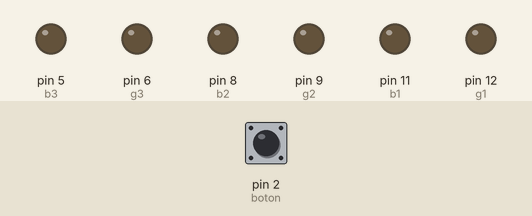
A sketch run on a simulated Arduino Uno, built with avr-gcc and run on an emulated ATmega328P. Shown: output pins drawn as LEDs (lit = HIGH). The inputs (shaded band) are chosen by the test bench; at power-on: pin 2 (boton) HIGH. Pins used as bus, display or sensor lines are not drawn.

Above: at 1.2 s.
1.3 s: pin 2 (boton) pulled LOW for 0.15 s
At 1.7 s:
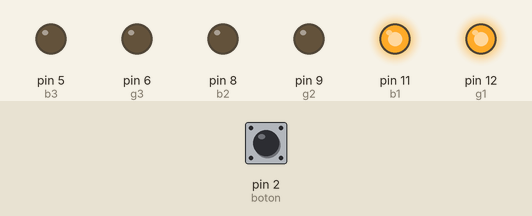
2.9 s: pin 2 (boton) pulled LOW for 1 s
At 4.1 s:
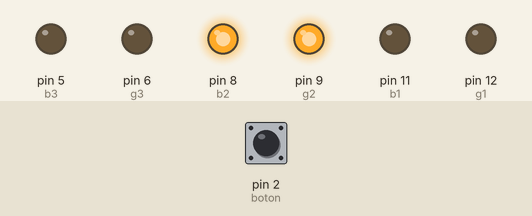
5.4 s: pin 2 (boton) pulled LOW for 0.15 s
At 6.0 s:
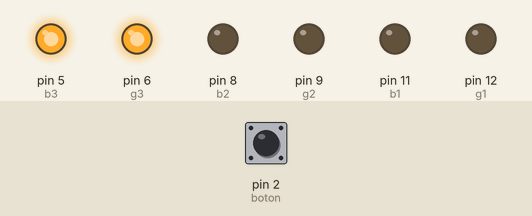
7.0 s: pin 2 (boton) pulled LOW for 3.2 s
At 8.4 s:
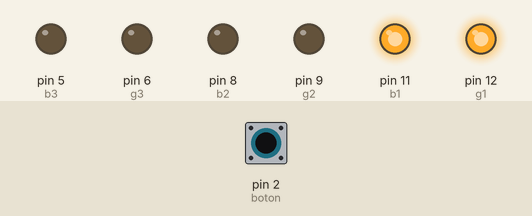
Timing chart, 0 to 10.0 s (numbered marks = the images above; inputs shaded):
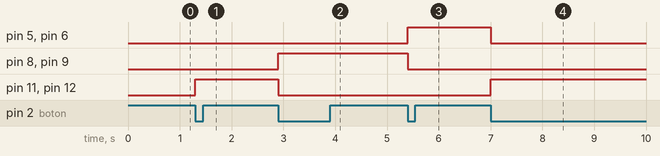

The sketch:

code.ino
```cpp
const int r1 = 13, g1 = 12, b1 = 11;
const int r2 = 10, g2 = 9,  b2 = 8;
const int r3 = 7,  g3 = 6,  b3 = 5;
const int boton = 2;

int ledActual = 0;
int estadoAnterior = HIGH;

void apagar() {
    digitalWrite(r1, LOW); digitalWrite(g1, LOW); digitalWrite(b1, LOW);
    digitalWrite(r2, LOW); digitalWrite(g2, LOW); digitalWrite(b2, LOW);
    digitalWrite(r3, LOW); digitalWrite(g3, LOW); digitalWrite(b3, LOW);
}

void encenderLed(int led) {
    apagar();
  if      (led == 1) { digitalWrite(r1, HIGH); digitalWrite(g1, HIGH); digitalWrite(b1, HIGH); }
  else if (led == 2) { digitalWrite(r2, HIGH); digitalWrite(g2, HIGH); digitalWrite(b2, HIGH); }
  else if (led == 3) { digitalWrite(r3, HIGH); digitalWrite(g3, HIGH); digitalWrite(b3, HIGH); }
}

void setup() {
    pinMode(r1, OUTPUT); pinMode(g1, OUTPUT); pinMode(b1, OUTPUT);
    pinMode(r2, OUTPUT); pinMode(g2, OUTPUT); pinMode(b2, OUTPUT);
    pinMode(r3, OUTPUT); pinMode(g3, OUTPUT); pinMode(b3, OUTPUT);
    pinMode(boton, INPUT_PULLUP);
    apagar();
}

void loop() {
    int estadoActual = digitalRead(boton);

  if (estadoActual == LOW && estadoAnterior == HIGH) {
        ledActual++;
        if (ledActual > 3) ledActual = 1;
        encenderLed(ledActual);
        delay(50);
  }

    estadoAnterior = estadoActual;
}
```

Measured:
- after the input at 1.3 s, pin 11 (b1), pin 12 (g1): LOW → HIGH at once
- after the input at 2.9 s, pin 8 (b2), pin 9 (g2): LOW → HIGH at once; pin 11 (b1), pin 12 (g1): HIGH → LOW at once
- after the input at 5.4 s, pin 5 (b3), pin 6 (g3): LOW → HIGH at once; pin 8 (b2), pin 9 (g2): HIGH → LOW at once
- after the input at 7.0 s, pin 5 (b3), pin 6 (g3): HIGH → LOW at once; pin 11 (b1), pin 12 (g1): LOW → HIGH at once
